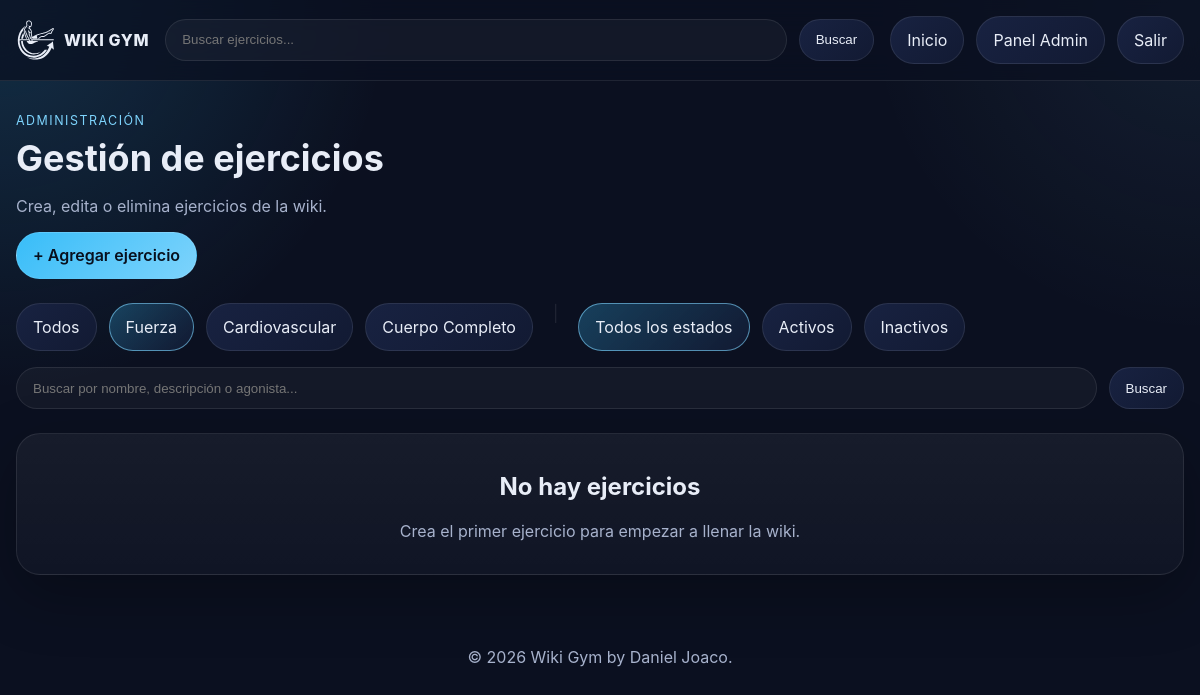
The page /panel/?type=STRENGTH (signed in) on the database as committed earlier.
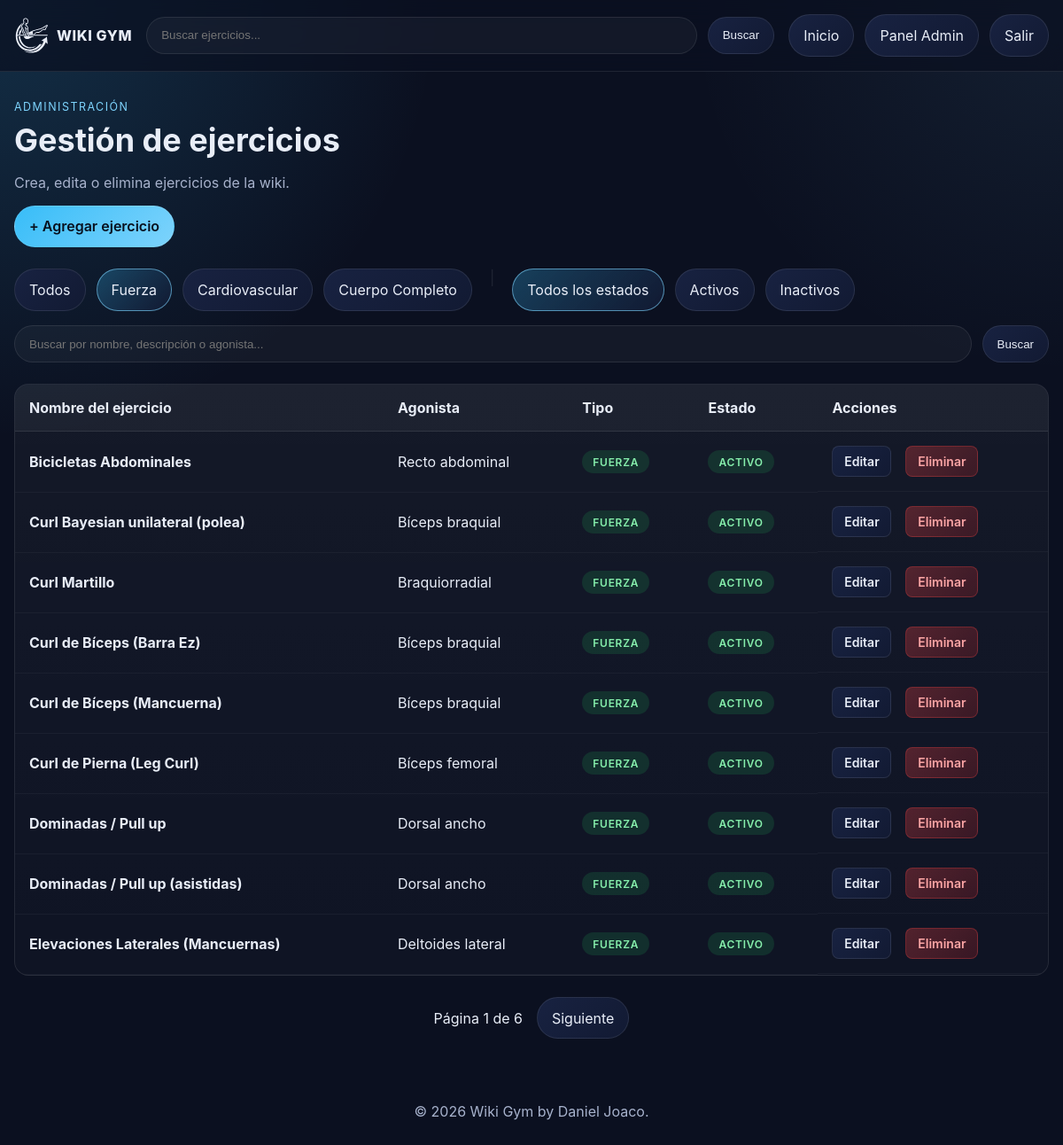
The same page on the database as committed later.
### exercises/models.py (models this page shows, shortened)
class Exercise(models.Model):
    EXERCISE_TYPE_STRENGTH = "STRENGTH"
    EXERCISE_TYPE_CARDIO = "CARDIO"
    EXERCISE_TYPE_FULL_BODY = "FULL_BODY"
    EXERCISE_TYPE_CHOICES = [
        (EXERCISE_TYPE_STRENGTH, "Fuerza"),
        (EXERCISE_TYPE_CARDIO, "Cardiovascular"),
        (EXERCISE_TYPE_FULL_BODY, "Cuerpo Completo"),
    ]
    name = models.CharField(max_length=150, unique=True)
    description = models.TextField(blank=True)
    agonist = models.ForeignKey(
        Agonist,
        on_delete=models.PROTECT,
        related_name="exercises",
    )
    image = models.ImageField(upload_to="exercise_images/%Y/%m/", blank=True, null=True)
    exercise_type = models.CharField(
        max_length=20,
        choices=EXERCISE_TYPE_CHOICES,
        default=EXERCISE_TYPE_STRENGTH,
    )
    tracks_weight = models.BooleanField(default=True)
    is_active = models.BooleanField(default=True)
    created_by = models.ForeignKey(
        settings.AUTH_USER_MODEL,
        on_delete=models.SET_NULL,
        null=True,
        blank=True,
        related_name="wiki_exercises_created",
    )
    created_at = models.DateTimeField(auto_now_add=True)
    updated_at = models.DateTimeField(auto_now=True)
    class Meta:
        ordering = ["name"]

class Agonist(models.Model):
    muscle_group = models.ForeignKey(
        MuscleGroup,
        on_delete=models.CASCADE,
        related_name="agonists",
    )
    name = models.CharField(max_length=100)
    class Meta:
        ordering = ["name"]
        constraints = [
            models.UniqueConstraint(
                fields=["muscle_group", "name"],
                name="unique_agonist_per_group",
            )
        ]

### exercises/views.py (the view, shortened to what this page needs)
# urls.py: path('panel/', views.panel_list, name='panel_list'),
@login_required(login_url='login')
def panel_list(request):
	exercises = _exercise_queryset().all()
	search_query = request.GET.get('q', '').strip()
	selected_type = request.GET.get('type', '').strip()
	status_filter = request.GET.get('status', '').strip()
	if selected_type in dict(Exercise.EXERCISE_TYPE_CHOICES):
		exercises = exercises.filter(exercise_type=selected_type)
	if status_filter == 'active':
		exercises = exercises.filter(is_active=True)
	elif status_filter == 'inactive':
		exercises = exercises.filter(is_active=False)
	exercises = exercises.order_by('name')
	paginator = Paginator(exercises, PAGE_SIZE)
	page_obj = paginator.get_page(request.GET.get('page'))
	page_query_string = _build_query_string({
		'q': search_query,
		'type': selected_type,
		'status': status_filter,
	})
	context = {
		'page_obj': page_obj,
		'exercises': page_obj,
		'search_query': search_query,
		'selected_type': selected_type,
		'selected_type_label': dict(Exercise.EXERCISE_TYPE_CHOICES).get(selected_type, ''),
		'type_filters': Exercise.EXERCISE_TYPE_CHOICES,
		'status_filter': status_filter,
		'total_exercises': exercises.count(),
		'page_query_string': page_query_string,
	}
	return render(request, 'panel/panel.html', context)

### exercises/views.py (called while the page is built)
def _build_query_string(params):
	clean_params = {key: value for key, value in params.items() if value}
	return urlencode(clean_params)

def _exercise_queryset():
	return Exercise.objects.select_related('agonist__muscle_group__pattern').annotate(
		pattern_name=F('agonist__muscle_group__pattern__name'),
		muscle_group_name=F('agonist__muscle_group__name'),
	)

### templates/panel/panel.html (shortened to what this page needs)
{% extends 'base.html' %}
{% load static %}
{% block extra_css %}<link rel="stylesheet" href="{% static 'css/panel/panel.css' %}">{% endblock %}
{% block content %}
<section class="panel-header">
    <div>
        <p class="eyebrow">Administración</p>
        <h1>Gestión de ejercicios</h1>
        <p class="hero-copy">Crea, edita o elimina ejercicios de la wiki.</p>
    </div>
</section>
<div class="panel-actions">
    <a href="{% url 'exercise_create' %}?next={{ request.get_full_path|urlencode }}" class="btn-primary">+ Agregar ejercicio</a>
</div>
<section class="filter-bar">
    <a class="filter-link {% if not selected_type %}active{% endif %}" href="{% url 'panel_list' %}">Todos</a>
    {% for value, label in type_filters %}
        <a class="filter-link {% if selected_type == value %}active{% endif %}" href="{% url 'panel_list' %}?type={{ value }}">
            {{ label }}
        </a>
    {% endfor %}
    <span class="separator">|</span>
    <a class="filter-link {% if not status_filter %}active{% endif %}" href="{% url 'panel_list' %}">Todos los estados</a>
    <a class="filter-link {% if status_filter == 'active' %}active{% endif %}" href="{% url 'panel_list' %}?status=active">Activos</a>
    <a class="filter-link {% if status_filter == 'inactive' %}active{% endif %}" href="{% url 'panel_list' %}?status=inactive">Inactivos</a>
</section>
<form class="search-form-panel" action="{% url 'panel_list' %}" method="get">
    <input
        type="search"
        name="q"
        placeholder="Buscar por nombre, descripción o agonista..."
        value="{{ search_query|default:'' }}"
        aria-label="Buscar ejercicios"
    >
    <button type="submit">Buscar</button>
</form>
{% if total_exercises > 0 %}
    <div class="table-responsive">
        <table class="exercises-table">
            <thead>
                <tr>
                    <th>Nombre del ejercicio</th>
                    <th>Agonista</th>
                    <th>Tipo</th>
                    <th>Estado</th>
                    <th>Acciones</th>
                </tr>
            </thead>
            <tbody>
                {% for exercise in exercises %}
                    <tr>
                        <td>
                            <strong>{{ exercise.name }}</strong>
                        </td>
                        <td>{{ exercise.agonist.name }}</td>
                        <td>
                            <span class="badge badge-{{ exercise.exercise_type|lower }}">
                                {{ exercise.get_exercise_type_display }}
                            </span>
                        </td>
                        <td>
                            <span class="badge {% if exercise.is_active %}badge-active{% else %}badge-inactive{% endif %}">
                                {% if exercise.is_active %}Activo{% else %}Inactivo{% endif %}
                            </span>
                        </td>
                        <td class="actions">
                            <a href="{% url 'exercise_edit' exercise.id %}?next={{ request.get_full_path|urlencode }}" class="btn-small btn-edit">Editar</a>
                            <a href="{% url 'exercise_delete' exercise.id %}?next={{ request.get_full_path|urlencode }}" class="btn-small btn-delete">Eliminar</a>
                        </td>
                    </tr>
                {% endfor %}
            </tbody>
        </table>
    </div>
    <nav class="pagination" aria-label="Paginación">
        <span>Página {{ page_obj.number }} de {{ page_obj.paginator.num_pages }}</span>
        {% if page_obj.has_next %}
            <a href="?{% if page_query_string %}{{ page_query_string }}&{% endif %}page={{ page_obj.next_page_number }}">Siguiente</a>
        {% endif %}
    </nav>
{% else %}
    <section class="empty-state">
        <h2>No hay ejercicios</h2>
        <p><a href="{% url 'exercise_create' %}?next={{ request.get_full_path|urlencode }}">Crea el primer ejercicio</a> para empezar a llenar la wiki.</p>
    </section>
{% endif %}
{% endblock %}

Rows that differ between the two databases and show on the page:
added Exercise: name "Bicicletas Abdominales", agonist.name "Recto abdominal", exercise_type "FUERZA", is_active "ACTIVO"
added Exercise: name "Curl Bayesian unilateral (polea)", agonist.name "Bíceps braquial", exercise_type "FUERZA", is_active "ACTIVO"
added Exercise: name "Curl Martillo", agonist.name "Braquiorradial", exercise_type "FUERZA", is_active "ACTIVO"
added Exercise: name "Curl de Bíceps (Barra Ez)", agonist.name "Bíceps braquial", exercise_type "FUERZA", is_active "ACTIVO"
added Exercise: name "Curl de Bíceps (Mancuerna)", agonist.name "Bíceps braquial", exercise_type "FUERZA", is_active "ACTIVO"
added Exercise: name "Curl de Pierna (Leg Curl)", agonist.name "Bíceps femoral", exercise_type "FUERZA", is_active "ACTIVO"
added Exercise: name "Dominadas / Pull up", agonist.name "Dorsal ancho", exercise_type "FUERZA", is_active "ACTIVO"
added Exercise: name "Dominadas / Pull up (asistidas)", agonist.name "Dorsal ancho", exercise_type "FUERZA", is_active "ACTIVO"
added Exercise: name "Elevaciones Laterales (Mancuernas)", agonist.name "Deltoides lateral", exercise_type "FUERZA", is_active "ACTIVO"
Other text that changed with them:
{{ page_obj.number }}: (not shown) → "1"
{{ page_obj.paginator.num_pages }}: (not shown) → "6"
text no longer shown: "No hay ejercicios Crea el primer ejercicio para empezar a llenar la wiki."
text now shown: "Nombre del ejercicio Agonista Tipo Estado Acciones Página de Siguiente"
